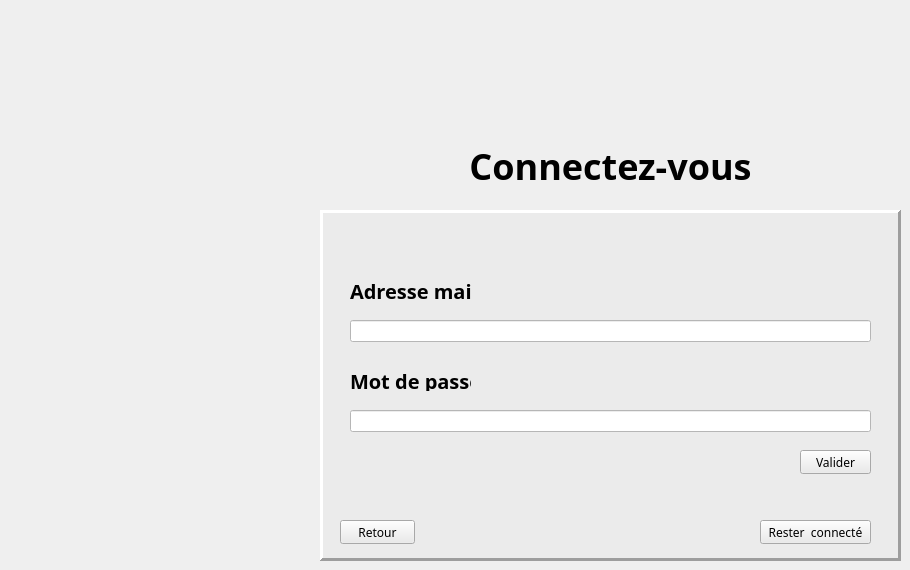
   <widget class="QWidget" name="page_2">
    <widget class="QLabel" name="label">
     <property name="geometry">
      <rect>
       <x>420</x>
       <y>140</y>
       <width>381</width>
       <height>51</height>
      </rect>
     </property>
     <property name="font">
      <font>
       <family>SamsungOneUILatin 700</family>
       <pointsize>27</pointsize>
       <bold>true</bold>
      </font>
     </property>
     <property name="text">
      <string>Connectez-vous</string>
     </property>
     <property name="alignment">
      <set>Qt::AlignCenter</set>
     </property>
    </widget>
    <widget class="QFrame" name="frame_2">
     <property name="geometry">
      <rect>
       <x>320</x>
       <y>210</y>
       <width>581</width>
       <height>351</height>
      </rect>
     </property>
     <property name="styleSheet">
      <string notr="true">background-color: rgb(235, 235, 235);</string>
     </property>
     <property name="frameShape">
      <enum>QFrame::Panel</enum>
     </property>
     <property name="frameShadow">
      <enum>QFrame::Raised</enum>
     </property>
     <property name="lineWidth">
      <number>3</number>
     </property>
     <widget class="QLineEdit" name="email_line_connection">
      <property name="geometry">
       <rect>
        <x>30</x>
        <y>110</y>
        <width>521</width>
        <height>22</height>
       </rect>
      </property>
      <property name="styleSheet">
       <string notr="true">background-color: rgb(255, 255, 255);</string>
      </property>
     </widget>
     <widget class="QLineEdit" name="password_line_connection">
      <property name="geometry">
       <rect>
        <x>30</x>
        <y>200</y>
        <width>521</width>
        <height>22</height>
       </rect>
      </property>
      <property name="styleSheet">
       <string notr="true">background-color: rgb(255, 255, 255);</string>
      </property>
      <property name="echoMode">
       <enum>QLineEdit::Password</enum>
      </property>
     </widget>
     <widget class="QPushButton" name="back_button">
      <property name="geometry">
       <rect>
        <x>20</x>
        <y>310</y>
        <width>75</width>
        <height>24</height>
       </rect>
      </property>
      <property name="font">
       <font>
        <family>SamsungOneUILatin 700</family>
        <bold>false</bold>
       </font>
      </property>
      <property name="text">
       <string>Retour</string>
      </property>
     </widget>
     <widget class="QPushButton" name="stay_connected_button">
      <property name="geometry">
       <rect>
        <x>440</x>
        <y>310</y>
        <width>111</width>
        <height>24</height>
       </rect>
      </property>
      <property name="font">
       <font>
        <family>SamsungOneUILatin 700</family>
        <bold>false</bold>
       </font>
      </property>
      <property name="text">
       <string>Rester  connecté</string>
      </property>
     </widget>
     <widget class="QLabel" name="label_2">
      <property name="geometry">
       <rect>
        <x>30</x>
        <y>70</y>
        <width>121</width>
        <height>21</height>
       </rect>
      </property>
      <property name="font">
       <font>
        <family>SamsungOneUILatin 700C</family>
        <pointsize>15</pointsize>
        <bold>true</bold>
       </font>
      </property>
      <property name="text">
       <string>Adresse mail</string>
      </property>
     </widget>
     <widget class="QLabel" name="label_4">
      <property name="geometry">
       <rect>
        <x>30</x>
        <y>160</y>
        <width>121</width>
        <height>21</height>
       </rect>
      </property>
      <property name="font">
       <font>
        <family>SamsungOneUILatin 700C</family>
        <pointsize>15</pointsize>
        <bold>true</bold>
       </font>
      </property>
      <property name="text">
       <string>Mot de passe</string>
      </property>
     </widget>
     <widget class="QPushButton" name="validate_connect_button">
      <property name="geometry">
       <rect>
        <x>480</x>
        <y>240</y>
        <width>71</width>
        <height>24</height>
       </rect>
      </property>
      <property name="font">
       <font>
        <family>SamsungOneUILatin 700</family>
        <bold>false</bold>
       </font>
      </property>
      <property name="text">
       <string>Valider</string>
      </property>
     </widget>
    </widget>
   </widget>
